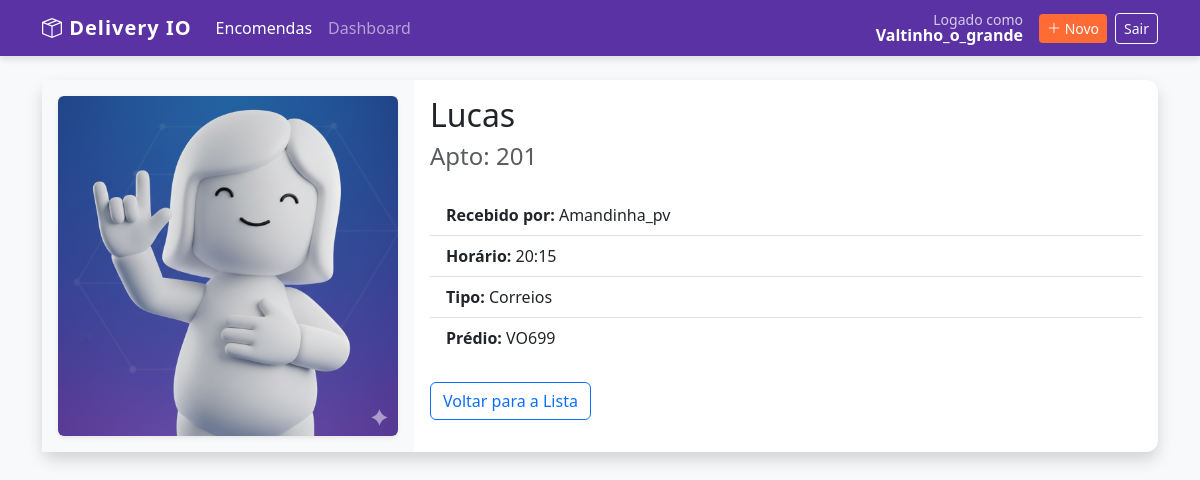
/package/2 (signed in), run on the app's committed database.
### users/models.py (models this page shows, shortened)
class CustomUser(AbstractUser):
    email = models.EmailField(unique=True)
    building = models.ForeignKey(
        'building.Building',
        on_delete=models.SET_NULL,
        null=True,
    )

### package/models.py (models this page shows, shortened)
class Package(models.Model):
    owner_name = models.CharField(max_length=200)
    ap_number = models.PositiveSmallIntegerField(
        validators=[
            MinValueValidator(11),
            MaxValueValidator(283)
        ]
    )
    package_type = models.ForeignKey(
        'type.Type',
        on_delete=models.PROTECT,
        null=True,
        blank=True,
    )
    user_deliver = models.ForeignKey(
        'users.CustomUser',
        on_delete=models.PROTECT,
    )
    building = models.ForeignKey(
        'building.Building',
        on_delete=models.PROTECT,
        null=True
    )
    created_at = models.DateTimeField(auto_now_add=True)
    updated_at = models.DateTimeField(auto_now=True)
    photo_field = models.ImageField(
        upload_to='comprovantes/'
    )

### type/models.py (models this page shows)
class Type(models.Model):
    id = models.AutoField(primary_key=True)
    type = models.CharField(max_length=400)
    def __str__(self):
        return self.type

### building/models.py (models this page shows)
class Building(models.Model):
    id = models.AutoField(primary_key=True)
    building_name = models.CharField(max_length=400)
    def __str__(self):
        return self.building_name

### package/views.py (the view)
# urls.py: path('package/<int:pk>', views.PackageDetailView.as_view(),name='package_detail'),
class PackageDetailView(LoginRequiredMixin, DetailView):
    model = Package
    template_name = 'package_detail.html'
    context_object_name = 'package'

### package/templates/package_detail.html
{% extends 'base.html' %}
{% block content %}
<div class="card shadow mb-3">
    <div class="row g-0">
        <div class="col-md-4 bg-light d-flex align-items-center justify-content-center p-3">
            {% if object.photo_field %}
                <img src="{{ object.photo_field.url }}" class="img-fluid rounded shadow-sm" alt="Foto do Pacote">
            {% else %}
                <div class="text-muted">Sem foto</div>
            {% endif %}
        </div>
        <div class="col-md-8">
            <div class="card-body">
                <h2 class="card-title">{{ object.owner_name }}</h2>
                <h4 class="text-muted mb-4">Apto: {{ object.ap_number }}</h4>
                <ul class="list-group list-group-flush mb-4">
                    <li class="list-group-item"><strong>Recebido por:</strong> {{ object.user_deliver.username }}</li>
                    <li class="list-group-item"><strong>Horário:</strong> {{ object.created_at|date:"H:i" }}</li>
                    <li class="list-group-item"><strong>Tipo:</strong> {{ object.package_type }}</li>
                    <li class="list-group-item"><strong>Prédio:</strong> {{ object.building }}</li>
                </ul>
                <a href="{% url 'packages_list' %}" class="btn btn-outline-primary">Voltar para a Lista</a>
            </div>
        </div>
    </div>
</div>
{% endblock %}

### templates/base.html (shortened to what this page needs)
<!DOCTYPE html>
<html lang="pt-br">
<head>
    <link href="https://cdn.jsdelivr.net/npm/bootstrap@5.3.0/dist/css/bootstrap.min.css" rel="stylesheet">
    <link rel="stylesheet" href="https://cdn.jsdelivr.net/npm/bootstrap-icons@1.10.0/font/bootstrap-icons.css">
</head>
<body>
    <nav class="navbar navbar-expand-lg navbar-dark navbar-custom mb-4">
        <div class="container">
            <a class="navbar-brand" href="{% url 'packages_list' %}">
                <i class="bi bi-box-seam"></i> Delivery IO
            </a>
            <div class="collapse navbar-collapse" id="navbarNav">
                <ul class="navbar-nav me-auto">
                    <li class="nav-item">
                        <a class="nav-link active" href="{% url 'packages_list' %}">Encomendas</a>
                    </li>
                    <li class="nav-item">
                        <a class="nav-link" href="{% url 'dashboard' %}">Dashboard</a>
                    </li>
                </ul>
                {% if user.is_authenticated %}
                {% with url_name=request.resolver_match.url_name %}
                {% if url_name != 'login' and url_name != 'create_user' %}
                <div class="d-flex align-items-center text-white">
                    <div class="me-3 text-end lh-1">
                        <small class="d-block opacity-75">Logado como</small>
                        <span class="fw-bold">{{ user.username }}</span>
                    </div>
                    <a href="{% url 'package_create' %}" class="btn btn-orange btn-sm">
                        <i class="bi bi-plus-lg"></i> Novo
                    </a>
                    <form action="{% url 'login' %}" method="post" class="ms-2">
                        <button type="submit" class="btn btn-outline-light btn-sm">Sair</button>
                    </form>
                </div>
                {% endif %}
                {% endwith %}
                {% endif %}
            </div>
        </div>
    </nav>
    <div class="container pb-5">
        {% block content %}
        {% endblock %}
    </div>
</body>
</html>

### templates/base.html (style rules this page uses)
:root { --primary-purple: #5a32a3; --light-purple: #f3f0fa; --accent-orange: #ff6b35; --dark-bg: #1a1a1a; }
body { background-color: #f8f9fa; font-family: 'Segoe UI', Tahoma, Geneva, Verdana, sans-serif; }
.navbar-custom { background-color: var(--primary-purple); box-shadow: 0 4px 6px rgba(0, 0, 0, 0.1); }
.navbar-brand { font-weight: bold; letter-spacing: 1px; }
.btn-orange { background-color: var(--accent-orange); color: white; border: none; }
.card { border: none; border-radius: 12px; box-shadow: 0 2px 15px rgba(0, 0, 0, 0.05); }

### data on the page
CustomUser: username "Valtinho_o_grande"
Package: photo_field (picture), owner_name "Lucas", ap_number "201", user_deliver.username "Amandinha_pv", created_at "20:15", package_type "Correios", building "VO699"
